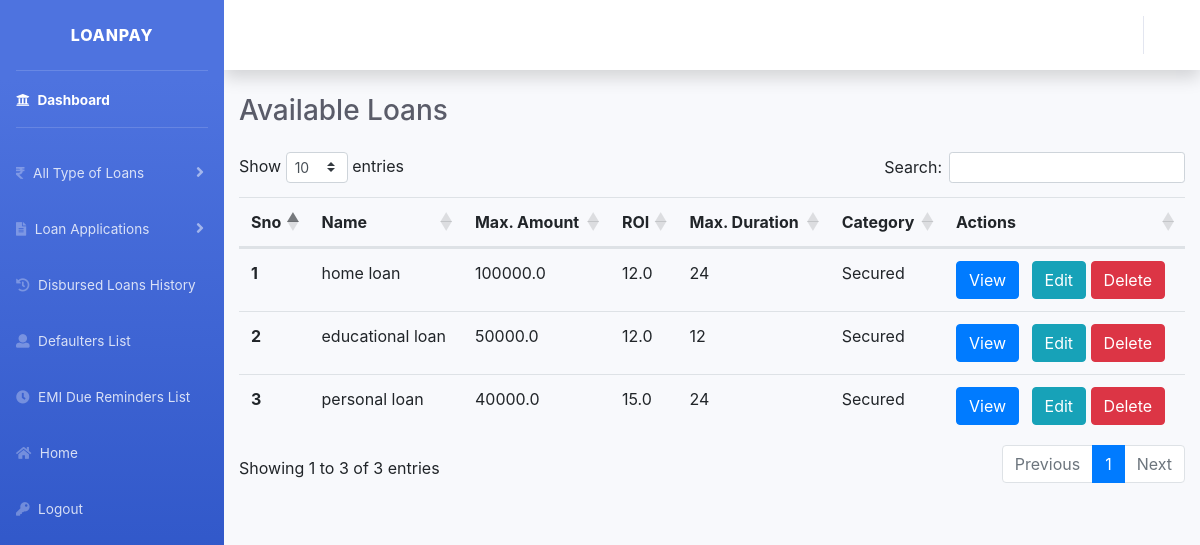
Screenshot of /available-loans/ (signed in) with the database file from the repository.
### loan_app/models.py (models this page shows, shortened)
class LoanType(models.Model):
    loan_name = models.CharField(max_length=200,null=False,blank=False)
    loan_desc = models.TextField(max_length=1000,null=False,blank=False)
    max_loan_amount = models.FloatField(null=False, blank=False)
    loan_roi = models.FloatField(null=False, blank=False)
    max_loan_duration = models.CharField(max_length=4,null=False, blank=False)
    loan_category = models.CharField(max_length=100,null=False,blank=False,choices=loan_types)
    need_security = models.BooleanField(default=False,null=True,blank=True)
    loan_image = models.FileField()
    created_at = models.DateTimeField(auto_now_add=True)
    updated_at = models.DateTimeField(auto_now=True)

### loan_app/views.py (the view)
# urls.py: path('available-loans/', views.loan_list, name="loan_list"),
@login_required(login_url='loan_app:login')
def loan_list(request):
    user = request.user
    if not user.is_superuser:
        return redirect('loan_app:index')
    else:
        all_loans = LoanType.objects.all()
        context = {
            'loans':all_loans,
        }
        return render(request, 'availlable_loan_list.html',context)

### loan_app/templates/availlable_loan_list.html (shortened to what this page needs)
{% include 'dashboard_base.html' %}
{% load static %}
{% block body %}
<div class="container">
    <div class="d-sm-flex align-items-center justify-content-between">
        <h1 class="h3 mb-0 text-gray-800 mt-4 mb-4">Available Loans</h1>
    </div>
</div>
    <div class="container">
    <table class="table table-hover" id="myTable">
        <thead>
        <tr>
            <th scope="col">Sno</th>
            <th scope="col">Name</th>
            <th scope="col">Max. Amount</th>
            <th scope="col">ROI</th>
            <th scope="col">Max. Duration</th>
            <th scope="col">Category</th>
            <th scope="col">Actions</th>
        </tr>
        </thead>
        <tbody>
        {% for i in loans %}
        <tr>
            <th scope="row">{{forloop.counter}}</th>
            <td>{{i.loan_name}}</td>
            <td>{{i.max_loan_amount}}</td>
            <td>{{i.loan_roi}}</td>
            <td>{{i.max_loan_duration}}</td>
            <td>{{i.loan_category}}</td>
            <td>
                <button type="button" class="btn btn-primary mr-2" data-toggle="modal" data-target="#see-list-{{i.id}}">
                    View
                </button>
                {% if user.is_superuser %}
                <a href="{% url 'loan_app:update_loan' i.id %}" class="btn btn-info">Edit</a>
                <a href="{% url 'loan_app:delete_loan' i.id %}" class="btn btn-danger">Delete</a>
                {% else %}
                <a href="{% url 'loan_app:apply_loan' i.id %}" class="btn btn-info">Apply</a>
                {% endif %}
            </td>
        </tr>
        {% endfor %}
        </tbody>
    </table>
</div>
{% endblock %}

### loan_app/templates/dashboard_base.html (shortened to what this page needs)
{% load static %}
<!DOCTYPE html>
<html lang="en">
<head>
    <link href="{% static 'css/all.min.css' %}" rel="stylesheet" type="text/css">
    <link href="{% static 'css/sb-admin-2.min.css' %}" rel="stylesheet">
</head>
<body id="page-top">
        <div id="wrapper">
            <ul class="navbar-nav bg-gradient-primary sidebar sidebar-dark accordion" id="accordionSidebar">
                <a class="sidebar-brand d-flex align-items-center justify-content-center" href="{% url 'loan_app:dashboard'%}">
                    <div class="sidebar-brand-text">LOANPAY</div>
                </a>
                <hr class="sidebar-divider my-0">
                <li class="nav-item active">
                    <a class="nav-link" href="{% url 'loan_app:dashboard'%}">
                        <i class="fas fa-university"></i>
                        <span>Dashboard</span></a>
                </li>
                <hr class="sidebar-divider">
                {% if user.is_superuser %}
                <li class="nav-item">
                    <a class="nav-link collapsed" href="#" data-toggle="collapse" data-target="#collapseTwo"
                        aria-expanded="true" aria-controls="collapseTwo">
                        <i class="fas fa-rupee-sign"></i>
                        <span>All Type of Loans</span>
                    </a>
                </li>
                <li class="nav-item">
                    <a class="nav-link collapsed" href="#" data-toggle="collapse" data-target="#collapseThree"
                        aria-expanded="true" aria-controls="collapseThree">
                        <i class="fas fa-file-alt"></i>
                        <span>Loan Applications</span>
                    </a>
                </li>
                <li class="nav-item">
                    <a class="nav-link" href="{% url 'loan_app:disbursed_loans_history' %}">
                        <i class="fas fa-history"></i>
                        <span>Disbursed Loans History</span></a>
                </li>
                <li class="nav-item">
                    <a class="nav-link" href="{% url 'loan_app:defaulters_list' %}">
                        <i class="fas fa-user"></i>
                        <span>Defaulters List</span></a>
                </li>
                <li class="nav-item">
                    <a class="nav-link" href="{% url 'loan_app:reminders_list' %}">
                        <i class="fas fa-clock"></i>
                        <span>EMI Due Reminders List</span></a>
                </li>
                <li class="nav-item">
                    <a class="nav-link" href="{% url 'loan_app:index' %}">
                        <i class="fas fa-home"></i>
                        <span>Home</span></a>
                </li>
                <li class="nav-item">
                    <a class="nav-link" href="{% url 'loan_app:logout' %}">
                        <i class="fas fa-key"></i>
                        <span>Logout</span></a>
                </li>
                {% endif %}
            </ul>
        <div id="content-wrapper" class="d-flex flex-column">
            <div id="content">
                <nav class="navbar navbar-expand navbar-light bg-white topbar mb-0 static-top shadow">
                    <ul class="navbar-nav ml-auto">
                        <li class="nav-item dropdown no-arrow">
                            <a class="nav-link dropdown-toggle" href="#" id="userDropdown" role="button"
                                data-toggle="dropdown" aria-haspopup="true" aria-expanded="false">
                            </a>
                        </li>
                    </ul>
                </nav>
</body>
    <link rel = "stylesheet" href = "https://stackpath.bootstrapcdn.com/bootstrap/4.5.2/css/bootstrap.min.css">
    <link rel = "stylesheet" href = "https://cdn.datatables.net/1.10.21/css/dataTables.bootstrap4.min.css">
</html>

### rows the page displays
LoanType: loan_name "home loan", max_loan_amount "100000.0", loan_roi "12.0", max_loan_duration "24", loan_category "Secured"
LoanType: loan_name "educational loan", max_loan_amount "50000.0", loan_roi "12.0", max_loan_duration "12", loan_category "Secured"
LoanType: loan_name "personal loan", max_loan_amount "40000.0", loan_roi "15.0", max_loan_duration "24", loan_category "Secured"
